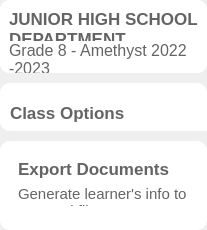
                <widget class="QFrame" name="subjectStat">
                 <property name="minimumSize">
                  <size>
                   <width>0</width>
                   <height>230</height>
                  </size>
                 </property>
                 <property name="styleSheet">
                  <string notr="true">QFrame{
	border: 0px;
	border-radius: 10px;
	background-color: none;
}</string>
                 </property>
                 <property name="frameShape">
                  <enum>QFrame::StyledPanel</enum>
                 </property>
                 <property name="frameShadow">
                  <enum>QFrame::Raised</enum>
                 </property>
                 <layout class="QVBoxLayout" name="verticalLayout_2">
                  <property name="spacing">
                   <number>10</number>
                  </property>
                  <property name="leftMargin">
                   <number>0</number>
                  </property>
                  <property name="topMargin">
                   <number>0</number>
                  </property>
                  <property name="rightMargin">
                   <number>0</number>
                  </property>
                  <property name="bottomMargin">
                   <number>0</number>
                  </property>
                  <item>
                   <widget class="QFrame" name="frame_4">
                    <property name="styleSheet">
                     <string notr="true">QFrame{
	border: 0px;
	border-radius: 10px;
	background-color: rgb(255, 255, 255);
}
QLabel{
	color: rgb(100, 100, 100);
	background-color: none;
}</string>
                    </property>
                    <property name="frameShape">
                     <enum>QFrame::StyledPanel</enum>
                    </property>
                    <property name="frameShadow">
                     <enum>QFrame::Raised</enum>
                    </property>
                    <layout class="QVBoxLayout" name="verticalLayout_8">
                     <property name="spacing">
                      <number>0</number>
                     </property>
                     <property name="leftMargin">
                      <number>0</number>
                     </property>
                     <property name="topMargin">
                      <number>0</number>
                     </property>
                     <property name="rightMargin">
                      <number>0</number>
                     </property>
                     <property name="bottomMargin">
                      <number>0</number>
                     </property>
                     <item>
                      <widget class="QFrame" name="frame_12">
                       <property name="minimumSize">
                        <size>
                         <width>0</width>
                         <height>60</height>
                        </size>
                       </property>
                       <property name="maximumSize">
                        <size>
                         <width>16777215</width>
                         <height>73</height>
                        </size>
                       </property>
                       <property name="frameShape">
                        <enum>QFrame::StyledPanel</enum>
                       </property>
                       <property name="frameShadow">
                        <enum>QFrame::Raised</enum>
                       </property>
                       <layout class="QVBoxLayout" name="verticalLayout_7">
                        <property name="spacing">
                         <number>0</number>
                        </property>
                        <property name="bottomMargin">
                         <number>0</number>
                        </property>
                        <item>
                         <widget class="QLabel" name="lblHomeDepartment">
                          <property name="font">
                           <font>
                            <pointsize>13</pointsize>
                            <bold>true</bold>
                           </font>
                          </property>
                          <property name="styleSheet">
                           <string notr="true">QLabel{
	color: rgb(100, 100, 100);
}</string>
                          </property>
                          <property name="text">
                           <string>JUNIOR HIGH SCHOOL DEPARTMENT</string>
                          </property>
                          <property name="scaledContents">
                           <bool>false</bool>
                          </property>
                          <property name="alignment">
                           <set>Qt::AlignLeading|Qt::AlignLeft|Qt::AlignTop</set>
                          </property>
                          <property name="wordWrap">
                           <bool>true</bool>
                          </property>
                         </widget>
                        </item>
                        <item>
                         <widget class="QLabel" name="lblHomeGradeSectionSY">
                          <property name="font">
                           <font>
                            <pointsize>12</pointsize>
                            <bold>false</bold>
                           </font>
                          </property>
                          <property name="styleSheet">
                           <string notr="true">QLabel{
	color: rgb(100, 100, 100);
}</string>
                          </property>
                          <property name="text">
                           <string>Grade 8 - Amethyst 2022 -2023</string>
                          </property>
                          <property name="scaledContents">
                           <bool>false</bool>
                          </property>
                          <property name="alignment">
                           <set>Qt::AlignLeading|Qt::AlignLeft|Qt::AlignTop</set>
                          </property>
                          <property name="wordWrap">
                           <bool>true</bool>
                          </property>
                         </widget>
                        </item>
                       </layout>
                      </widget>
                     </item>
                     <item>
                      <widget class="QFrame" name="frame_13">
                       <property name="frameShape">
                        <enum>QFrame::StyledPanel</enum>
                       </property>
                       <property name="frameShadow">
                        <enum>QFrame::Raised</enum>
                       </property>
                       <widget class="QLabel" name="label">
                        <property name="geometry">
                         <rect>
                          <x>10</x>
                          <y>10</y>
                          <width>61</width>
                          <height>61</height>
                         </rect>
                        </property>
                        <property name="text">
                         <string/>
                        </property>
                        <property name="pixmap">
                         <pixmap>../assets/woman.png</pixmap>
                        </property>
                        <property name="scaledContents">
                         <bool>true</bool>
                        </property>
                       </widget>
                       <widget class="QLabel" name="lblHomeAdviser">
                        <property name="geometry">
                         <rect>
                          <x>100</x>
                          <y>20</y>
                          <width>121</width>
                          <height>31</height>
                         </rect>
                        </property>
                        <property name="font">
                         <font>
                          <pointsize>12</pointsize>
                          <bold>true</bold>
                         </font>
                        </property>
                        <property name="styleSheet">
                         <string notr="true">QLabel{
	color: rgb(100, 100, 100);
}</string>
                        </property>
                        <property name="text">
                         <string>Cyrell C. Mora</string>
                        </property>
                        <property name="scaledContents">
                         <bool>false</bool>
                        </property>
                        <property name="alignment">
                         <set>Qt::AlignLeading|Qt::AlignLeft|Qt::AlignTop</set>
                        </property>
                        <property name="wordWrap">
                         <bool>true</bool>
                        </property>
                       </widget>
                       <widget class="QLabel" name="label_10">
                        <property name="geometry">
                         <rect>
                          <x>100</x>
                          <y>50</y>
                          <width>71</width>
                          <height>21</height>
                         </rect>
                        </property>
                        <property name="font">
                         <font>
                          <pointsize>11</pointsize>
                          <bold>false</bold>
                         </font>
                        </property>
                        <property name="styleSheet">
                         <string notr="true">QLabel{
	color: rgb(100, 100, 100);
}</string>
                        </property>
                        <property name="text">
                         <string>Adviser</string>
                        </property>
                        <property name="scaledContents">
                         <bool>false</bool>
                        </property>
                        <property name="alignment">
                         <set>Qt::AlignLeading|Qt::AlignLeft|Qt::AlignTop</set>
                        </property>
                        <property name="wordWrap">
                         <bool>true</bool>
                        </property>
                       </widget>
                       <widget class="QPushButton" name="btnCreateNewClass">
                        <property name="geometry">
                         <rect>
                          <x>240</x>
                          <y>20</y>
                          <width>131</width>
                          <height>30</height>
                         </rect>
                        </property>
                        <property name="minimumSize">
                         <size>
                          <width>0</width>
                          <height>30</height>
                         </size>
                        </property>
                        <property name="maximumSize">
                         <size>
                          <width>16777215</width>
                          <height>30</height>
                         </size>
                        </property>
                        <property name="font">
                         <font>
                          <pointsize>10</pointsize>
                          <bold>true</bold>
                         </font>
                        </property>
                        <property name="cursor">
                         <cursorShape>PointingHandCursor</cursorShape>
                        </property>
                        <property name="styleSheet">
                         <string notr="true">QPushButton:focus{
color: rgb(0, 0, 0);
	border-radius: 5px;
	border: 2px solid rgb(26, 194, 161);
	background-color: rgb(255, 255, 255);
}
QPushButton:hover{
	background-color: rgb(19, 140, 116);
}
QPushButton{
background-color: rgb(26, 194, 161);
	color: rgb(255, 255, 255);
 	border-radius: 5px;
}</string>
                        </property>
                        <property name="text">
                         <string>Create new class</string>
                        </property>
                       </widget>
                      </widget>
                     </item>
                    </layout>
                   </widget>
                  </item>
                  <item>
                   <widget class="QFrame" name="frame_6">
                    <property name="styleSheet">
                     <string notr="true">QFrame{
	border: 0px;
	border-radius: 10px;
	background-color: rgb(255, 255, 255)
}</string>
                    </property>
                    <property name="frameShape">
                     <enum>QFrame::StyledPanel</enum>
                    </property>
                    <property name="frameShadow">
                     <enum>QFrame::Raised</enum>
                    </property>
                    <widget class="QComboBox" name="prevClassComboBox">
                     <property name="geometry">
                      <rect>
                       <x>100</x>
                       <y>100</y>
                       <width>231</width>
                       <height>31</height>
                      </rect>
                     </property>
                    </widget>
                    <widget class="QLabel" name="label_11">
                     <property name="geometry">
                      <rect>
                       <x>10</x>
                       <y>20</y>
                       <width>371</width>
                       <height>31</height>
                      </rect>
                     </property>
                     <property name="font">
                      <font>
                       <pointsize>13</pointsize>
                       <bold>true</bold>
                      </font>
                     </property>
                     <property name="styleSheet">
                      <string notr="true">QLabel{
	color: rgb(100, 100, 100);
}</string>
                     </property>
                     <property name="text">
                      <string>Class Options</string>
                     </property>
                     <property name="scaledContents">
                      <bool>false</bool>
                     </property>
                     <property name="alignment">
                      <set>Qt::AlignLeading|Qt::AlignLeft|Qt::AlignTop</set>
                     </property>
                     <property name="wordWrap">
                      <bool>true</bool>
                     </property>
                    </widget>
                    <widget class="QLabel" name="label_12">
                     <property name="geometry">
                      <rect>
                       <x>20</x>
                       <y>60</y>
                       <width>191</width>
                       <height>31</height>
                      </rect>
                     </property>
                     <property name="font">
                      <font>
                       <pointsize>11</pointsize>
                       <bold>false</bold>
                      </font>
                     </property>
                     <property name="styleSheet">
                      <string notr="true">QLabel{
	color: rgb(100, 100, 100);
}</string>
                     </property>
                     <property name="text">
                      <string>Open previosly saved class</string>
                     </property>
                     <property name="scaledContents">
                      <bool>false</bool>
                     </property>
                     <property name="alignment">
                      <set>Qt::AlignLeading|Qt::AlignLeft|Qt::AlignTop</set>
                     </property>
                     <property name="wordWrap">
                      <bool>true</bool>
                     </property>
                    </widget>
                    <widget class="QPushButton" name="btnOpenPrevClass">
                     <property name="geometry">
                      <rect>
                       <x>20</x>
                       <y>100</y>
                       <width>71</width>
                       <height>30</height>
                      </rect>
                     </property>
                     <property name="minimumSize">
                      <size>
                       <width>0</width>
                       <height>30</height>
                      </size>
                     </property>
                     <property name="maximumSize">
                      <size>
                       <width>16777215</width>
                       <height>30</height>
                      </size>
                     </property>
                     <property name="font">
                      <font>
                       <pointsize>10</pointsize>
                       <bold>true</bold>
                      </font>
                     </property>
                     <property name="cursor">
                      <cursorShape>PointingHandCursor</cursorShape>
                     </property>
                     <property name="styleSheet">
                      <string notr="true">QPushButton:focus{
color: rgb(0, 0, 0);
	border-radius: 5px;
	border: 2px solid rgb(26, 194, 161);
	background-color: rgb(255, 255, 255);
}
QPushButton:hover{
	background-color: rgb(19, 140, 116);
}
QPushButton{
background-color: rgb(26, 194, 161);
	color: rgb(255, 255, 255);
 	border-radius: 5px;
}</string>
                     </property>
                     <property name="text">
                      <string>Open</string>
                     </property>
                    </widget>
                   </widget>
                  </item>
                  <item>
                   <widget class="QFrame" name="frame_9">
                    <property name="maximumSize">
                     <size>
                      <width>16777215</width>
                      <height>145</height>
                     </size>
                    </property>
                    <property name="styleSheet">
                     <string notr="true">QFrame{
	border: 0px;
	border-radius: 10px;
	background-color: rgb(255, 255, 255)
}</string>
                    </property>
                    <property name="frameShape">
                     <enum>QFrame::StyledPanel</enum>
                    </property>
                    <property name="frameShadow">
                     <enum>QFrame::Raised</enum>
                    </property>
                    <layout class="QVBoxLayout" name="verticalLayout_15">
                     <item>
                      <widget class="QFrame" name="frame_23">
                       <property name="minimumSize">
                        <size>
                         <width>0</width>
                         <height>65</height>
                        </size>
                       </property>
                       <property name="maximumSize">
                        <size>
                         <width>16777215</width>
                         <height>65</height>
                        </size>
                       </property>
                       <property name="frameShape">
                        <enum>QFrame::StyledPanel</enum>
                       </property>
                       <property name="frameShadow">
                        <enum>QFrame::Raised</enum>
                       </property>
                       <layout class="QVBoxLayout" name="verticalLayout_14">
                        <item>
                         <widget class="QLabel" name="label_13">
                          <property name="font">
                           <font>
                            <pointsize>13</pointsize>
                            <bold>true</bold>
                           </font>
                          </property>
                          <property name="styleSheet">
                           <string notr="true">QLabel{
	color: rgb(100, 100, 100);
}</string>
                          </property>
                          <property name="text">
                           <string>Export Documents</string>
                          </property>
                          <property name="scaledContents">
                           <bool>false</bool>
                          </property>
                          <property name="alignment">
                           <set>Qt::AlignLeading|Qt::AlignLeft|Qt::AlignTop</set>
                          </property>
                          <property name="wordWrap">
                           <bool>true</bool>
                          </property>
                         </widget>
                        </item>
                        <item>
                         <widget class="QLabel" name="label_14">
                          <property name="font">
                           <font>
                            <pointsize>11</pointsize>
                            <bold>false</bold>
                           </font>
                          </property>
                          <property name="styleSheet">
                           <string notr="true">QLabel{
	color: rgb(100, 100, 100);
}</string>
                          </property>
                          <property name="text">
                           <string>Generate learner's info to an excel files</string>
                          </property>
                          <property name="scaledContents">
                           <bool>false</bool>
                          </property>
                          <property name="alignment">
                           <set>Qt::AlignLeading|Qt::AlignLeft|Qt::AlignTop</set>
                          </property>
                          <property name="wordWrap">
                           <bool>true</bool>
                          </property>
                         </widget>
                        </item>
                       </layout>
                      </widget>
                     </item>
                     <item>
                      <widget class="QFrame" name="frame_24">
                       <property name="frameShape">
                        <enum>QFrame::StyledPanel</enum>
                       </property>
                       <property name="frameShadow">
                        <enum>QFrame::Raised</enum>
                       </property>
                       <widget class="QPushButton" name="btnExportCard">
                        <property name="geometry">
                         <rect>
                          <x>20</x>
                          <y>10</y>
                          <width>141</width>
                          <height>30</height>
                         </rect>
                        </property>
                        <property name="minimumSize">
                         <size>
                          <width>0</width>
                          <height>30</height>
                         </size>
                        </property>
                        <property name="maximumSize">
                         <size>
                          <width>200</width>
                          <height>30</height>
                         </size>
                        </property>
                        <property name="font">
                         <font>
                          <pointsize>10</pointsize>
                          <bold>true</bold>
                         </font>
                        </property>
                        <property name="cursor">
                         <cursorShape>PointingHandCursor</cursorShape>
                        </property>
                        <property name="styleSheet">
                         <string notr="true">QPushButton{
	border-bottom: 2px solid rgb(17, 130, 107);
	border-radius: 5px;
	color: rgb(255, 255, 255);
	background-color: rgb(26, 194, 161);
}
QPushButton:focus{
	border-style: inset;
}
</string>
                        </property>
                        <property name="text">
                         <string>Report Card</string>
                        </property>
                        <property name="icon">
                         <iconset>
                          <normaloff>../assets/excel.png</normaloff>../assets/excel.png</iconset>
                        </property>
                        <property name="iconSize">
                         <size>
                          <width>20</width>
                          <height>20</height>
                         </size>
                        </property>
                       </widget>
                      </widget>
                     </item>
                    </layout>
                   </widget>
                  </item>
                 </layout>
                </widget>
